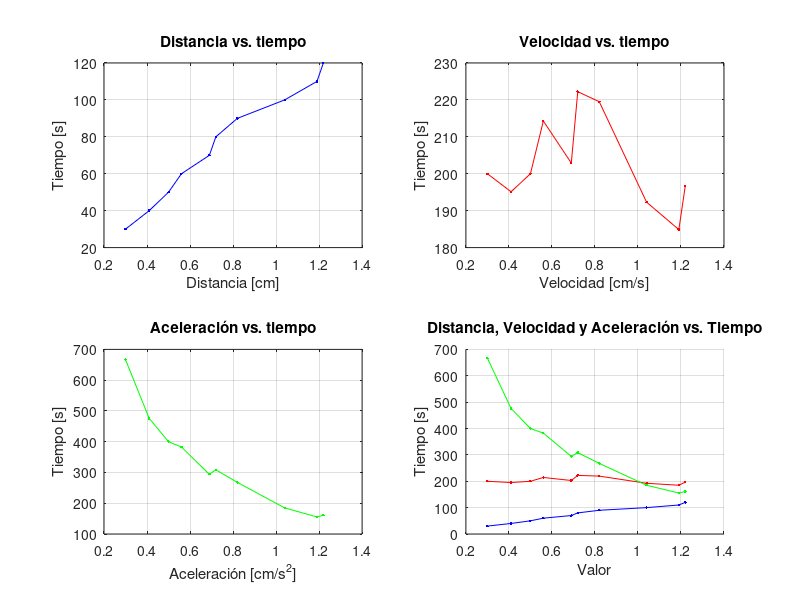

Reproduce this figure in MATLAB.
%% Comentar el funcionamiento del progragrama
%Funcionamiento, inputs y outputs:
%Contiene 10 datos del tiempo y distancia recorrida de un autito.
%Calcula 2 vectores con su aceleración y velocidad usando fórmulas y ciclos for.
%Toma como input el string a o el v
%Dependiendo de la elección, muestra el vector con la información deseada y su gráfico.
%Finalmente, muestra gráficos de distancia, velocidad, aceleración y los 3 juntos vs tiempo.
%Autores: Carlos Aurelio Núñez Viera
%Fecha: 25-06-2024
clear
clc
close all
%% Definir variables

% N° de repeticion
n=[1 2 3 4 5 6 7 8 9 10];

% Distancia [cm]
d=[30 40 50 60 70 80 90 100 110 120];

% Tiempo [s]
t=[0.3 0.41 0.5 0.56 0.69 0.72 0.82 1.04 1.19 1.22];

%% 2. Utilizando ciclos, calcular a y v:
%Inicializa los vectores
a = (1:1:10);
v = (1:1:10);
%Asigna cada valor al calculado con la fórmula
for i = 1:1:10;
    a(i) = (2*d(i)) / (t(i)^2);
    v(i) = a(i)*t(i);
end

%% 3. Segun lo seleccionado por el usuario:

% a) Mostrar el vector seleccionado.

% b) Mostrar Grafico velocidad vs tiempo o Grafico aceleracion vs tiempo, segun lo seleccionado.

% c) Mostrar Graficos en formato subplot.

%% 1. Solicitar al usuario ingresar en minuscula a o v

answer = input("¿Aceleración o velocidad (a o v)?", "s");
if answer == "a"
    disp(a);
    %Creación de gráfico velocidad
    figure(1) %Declara nueva figura
    plot(t, a, "-r.") %El argumemto final es el formato y la inicial del color en inglés.
    %Etiquetas
    title("Aceleración vs. tiempo")
    xlabel("Tiempo [s]") 
    ylabel("Aceleración [cm/s^2]")
    grid
elseif answer == "v"
    disp(v);
    %Creación de gráfico aceleración
    figure(2) % Declara nueva figura
    plot(t, v, "-g.")
    %Etiquetas
    title("Velocidad vs. tiempo")
    xlabel("Tiempo [s]") 
    ylabel("Velocidad [cm/s]")
    grid
else
    disp('Solo se admite la letra "a" o la letra "v". Reinicie el programa.')
end

%Muestra los 4 gráficos en una figura
figure(3) %Declara nueva figura
subplot(2,2,1) %Plot 1 distancia
plot(t, d, "-b.");
title("Distancia vs. tiempo")
xlabel("Distancia [cm]") 
ylabel("Tiempo [s]")
grid
subplot(2,2,2) %Plot 2 velocidad
plot(t, v, "-r.")
title("Velocidad vs. tiempo")
xlabel("Velocidad [cm/s]") 
ylabel("Tiempo [s]")
grid
subplot(2,2,3) %Plot 3 aceleración
plot(t, a, "-g.")
title("Aceleración vs. tiempo")
xlabel("Aceleración [cm/s^2]") 
ylabel("Tiempo [s]")
grid
subplot(2,2,4) %Plot 4 combimnado
hold on %Combina plots
plot(t, d, "-b.")
plot(t, v, "-r.")
plot(t, a, "-g.")
hold off
% Etiquetas
title("Distancia, Velocidad y Aceleración vs. Tiempo") %etiquetas de gráfico combinado
xlabel("Valor") 
ylabel("Tiempo [s]")
grid
